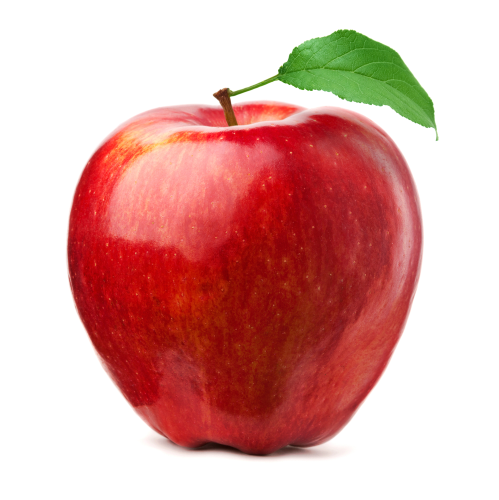
#> input picture apple.jpg, 998 x 1000 px (shown at 1/2 size)
$ jupyter execute image.ipynb   (shell and % lines are left out)
#> lines starting #> are read from the running program, lines starting #| are printed output that depends on the picture
[cell 1]
from PIL import Image
from IPython.display import display
import cv2

[cell 2]
img = cv2.imread('apple.jpg', 1)
#> img is the input picture: shape (1000, 998, 3); mean B, G, R 163.8, 168.4, 219.8
img = cv2.resize(img, (640, 400))
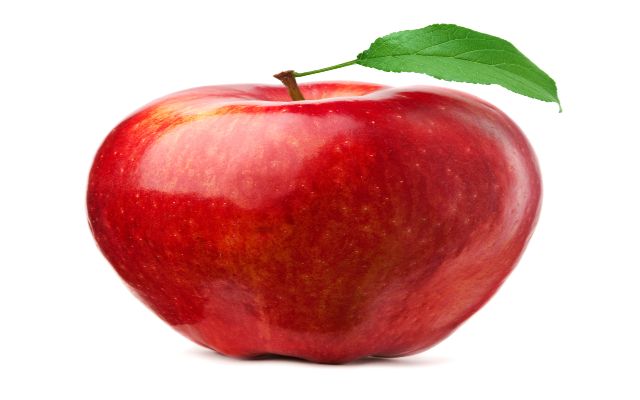
#> img: shape (400, 640, 3); mean B, G, R 163.8, 168.3, 219.7
img = cv2.cvtColor(img, cv2.COLOR_BGR2RGB)
display(Image.fromarray(img))

[cell 3]
img_grey = cv2.cvtColor(img, cv2.COLOR_BGR2GRAY)
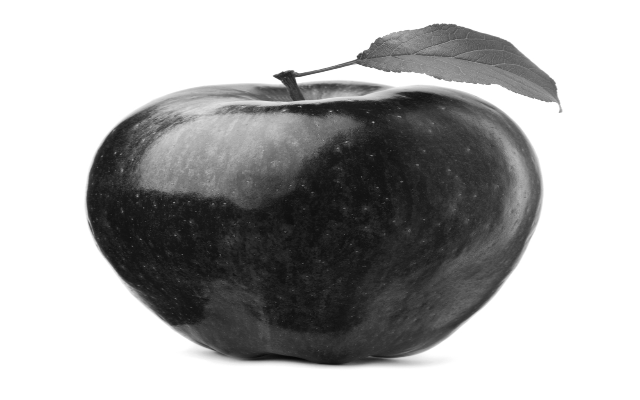
#> img_grey: shape (400, 640); min 7, max 255, mean 172.8
display(Image.fromarray(img_grey))

[cell 4]
img_inv = cv2.bitwise_not(img_grey)
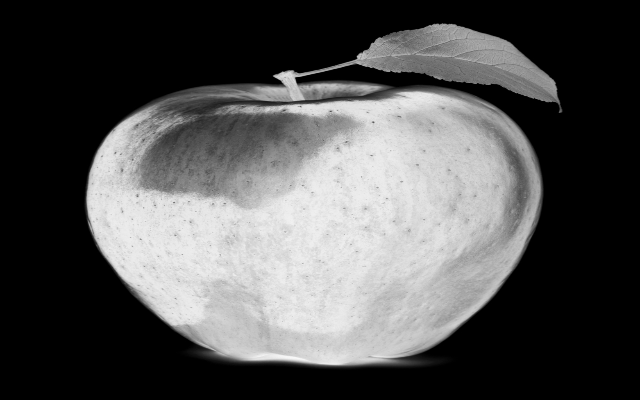
#> img_inv: shape (400, 640); min 0, max 248, mean 82.2
display(Image.fromarray(img_inv))

[cell 5]
img_smooth = cv2.GaussianBlur(img_inv, (5, 5), 0, 0)
display(Image.fromarray(img_smooth))

[cell 6]
def dodge(img_grey, img_smooth):
  img_smooth_inv = 255 - img_smooth
  return cv2.divide(img_grey, img_smooth_inv, scale=256.0)
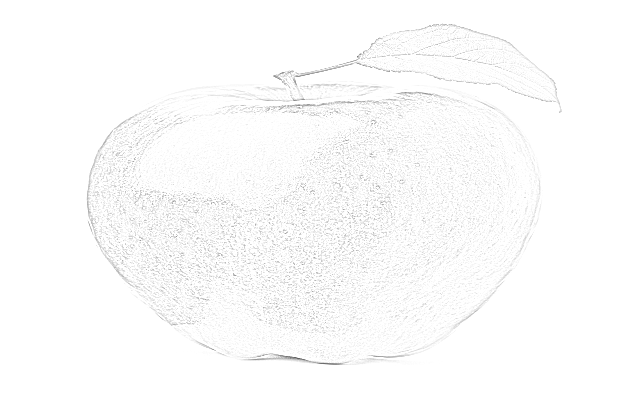
#> returned value: shape (400, 640); min 94, max 255, mean 251.4
